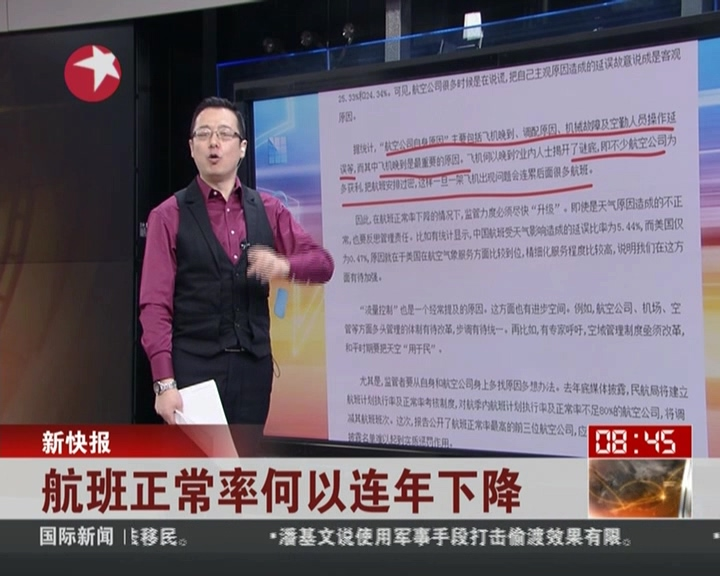
//> input picture source/1.jpg, 720 x 576 px
$ ./Main   (built with g++ and OpenCV 4)
//> lines starting //> are read from the running program, lines starting //| are printed output that depends on the picture; after the words box and inside, x2 and y2 are one past the last pixel; in counts of white or black regions, pixels touching at a corner belong together
### src/ImageProcess/Proimage_meanShift_1_fun/ObjectFinder.h
#if !defined OBJECTFINDER_H
#define OBJECTFINDER_H

#include<opencv2\core\core.hpp>
#include<opencv2\imgproc\imgproc.hpp>

class ObjectFinder
{
private:
	//calcBackProject的参数
	int HueChannels[1];
	cv::MatND histogram;
	float HueValueRanges[2];
	const float *HueBinRanges[1];


public:
	ObjectFinder()
	{
		HueChannels[0] = 0;
		HueValueRanges[0] = 0.0;
		HueValueRanges[1] = 180.0;
		HueBinRanges[0] = HueValueRanges;
	}
	//得到calcHist的直方图
	void setHistogram(cv::MatND hist)
	{
		histogram = hist;
	}
	//利用直方图对图像反向投影
	cv::Mat finder(const cv::Mat &image);
};

#endif

### src/ImageProcess/Proimage_meanShift_1_fun/ColorHistogram.h
#if !defined GETHISTOGRAM_H
#define GETHISTOGRAM_H

#include<opencv2\core\core.hpp>
#include<opencv2\imgproc\imgproc.hpp>

class GetHistogram
{
private:
	//calchist中的参数
	int HueChannels[1];

	int HueHistSize[1] ;

	float HueValueRanges[2];

	const float *HueBinRanges[1] ;

public:
	GetHistogram()
	{
		HueChannels[0] = 0;

		HueHistSize[0] = 180;

		HueValueRanges[0] = 0.0;
		HueValueRanges[1] = 180.0;

		HueBinRanges[0] = HueValueRanges;
	}
	//获得色相的直方图
	cv::MatND getHueHistogram(const cv::Mat &image, int minSaturation);
};

#endif

### src/ImageProcess/Proimage_meanShift_1_fun/stdafx.h
// stdafx.h : include file for standard system include files,
// or project specific include files that are used frequently, but
// are changed infrequently
//

#pragma once

#include "targetver.h"

#include <stdio.h>
#include <tchar.h>


// TODO: reference additional headers your program requires here

### src/ImageProcess/Proimage_meanShift_1_fun/ObjectFinder.cpp
#include "stdafx.h"
#include"ObjectFinder.h"

cv::Mat ObjectFinder::finder(const cv::Mat &image)
{
	cv::Mat backProject;
	cv::Mat hsv;
	std::vector<cv::Mat> hue;
	cv::cvtColor(image, hsv, CV_BGR2HSV);
	cv::split(hsv, hue);
	cv::calcBackProject(&hue[1],
		1,
		HueChannels,
		histogram,
		backProject,
		HueBinRanges,
		255.0
		);
	return backProject;
}

### src/ImageProcess/Proimage_meanShift_1_fun/ColorHistogram.cpp
#include "stdafx.h"
#include"ColorHistogram.h"

//获得色相的直方图
cv::MatND GetHistogram::getHueHistogram(const cv::Mat &image, int minSaturation)
{
	cv::MatND hist;
	cv::Mat hsv;
	cv::cvtColor(image, hsv, CV_BGR2HSV);
	std::vector<cv::Mat> hue;
	cv::split(image, hue);
	cv::Mat mask;
	//将低饱和度的像素从掩码中去掉
	if (minSaturation > 0)
		cv::threshold(hue[1], mask, minSaturation, 255, cv::THRESH_BINARY);
	cv::calcHist(&hue[0],
		1,
		HueChannels,
		mask,
		hist,
		1,
		HueHistSize,
		HueBinRanges
		);
	return hist;
}

### src/ImageProcess/Proimage_meanShift_1_fun/Main.cpp
#include "stdafx.h"
#include <opencv2\core\core.hpp>
#include<opencv2\highgui\highgui.hpp>
#include <opencv2\imgproc\imgproc.hpp>
#include <opencv2\video\video.hpp>

#include "ColorHistogram.h"
#include "ObjectFinder.h"

int main(void)
{
	GetHistogram gh;
	ObjectFinder of;
	cv::Mat img1, img2;
	cv::Mat imgROI;
	cv::Mat histogram;
	cv::Mat backProject;

	img1 = cv::imread("..\\..\\..\\source\\1.jpg");
//> img1 is the input picture: 576 rows x 720 cols, CV_8UC3; mean B, G, R 115, 103.2, 114.9
	if(!img1.data)
		return 0;

	imgROI = img1(cv::Rect(80,300,35,40));
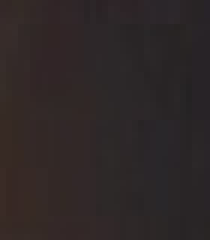
//> imgROI: 40 rows x 35 cols, CV_8UC3 (shown 6 times larger); mean B, G, R 39.2, 39, 46.4
	cv::rectangle(img1,cv::Rect(110,260,35,40),cv::Scalar(0,0,255));
//> img1: 576 rows x 720 cols, CV_8UC3; 146 pixels changed, all inside (x1, y1, x2, y2) = (110, 260, 145, 300)
	cv::namedWindow("img1");
	cv::imshow("img1", img1);
	//获得imgROI的直方图
	histogram = gh.getHueHistogram(imgROI, 65);
//> in getHueHistogram, `cv::cvtColor(image, hsv, CV_BGR2HSV);`: hsv: 40 rows x 35 cols, CV_8UC3; mean H, S, V 97.9, 43.4, 46.4
//> in getHueHistogram, `cv::threshold(hue[1], mask, minSaturation, 255, cv::THRESH_BINARY);`: mask: 40 rows x 35 cols, CV_8UC1; every value is 0
//> in getHueHistogram, `cv::calcHist(&hue[0], 1, HueChannels, mask, hist, 1, HueHistSize, HueB..`: hist = 180 values from 0 to 0
//> histogram = 180 values from 0 to 0
	cv::normalize(histogram,histogram,1.0);
	of.setHistogram(histogram);
	//获取并处理第二幅图像
	cv::Mat hsv;
	std::vector<cv::Mat> hue;
	img2 = cv::imread("..\\..\\..\\source\\2.jpg");
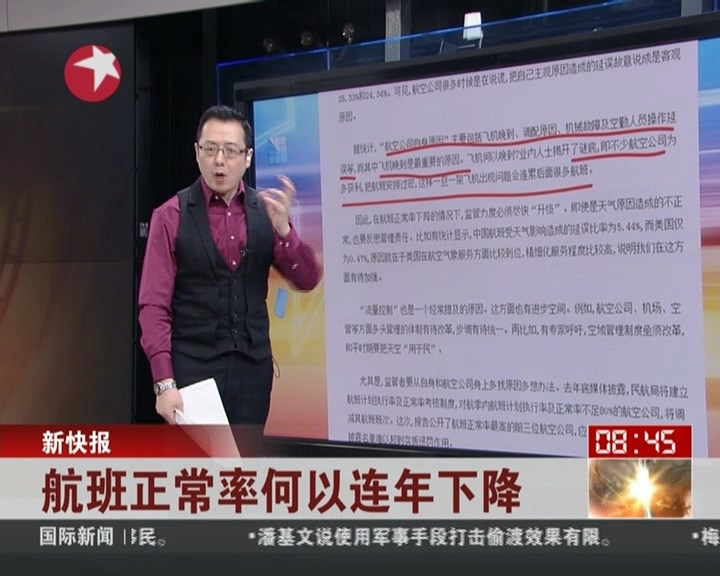
//> input picture source/2.jpg, 720 x 576 px
//> img2 is the input picture: 576 rows x 720 cols, CV_8UC3; mean B, G, R 114.9, 103.7, 115
	cv::cvtColor(img2, hsv, CV_BGR2HSV);
//> hsv: 576 rows x 720 cols, CV_8UC3; mean H, S, V 100.9, 62.5, 126.2
	cv::split(hsv, hue);
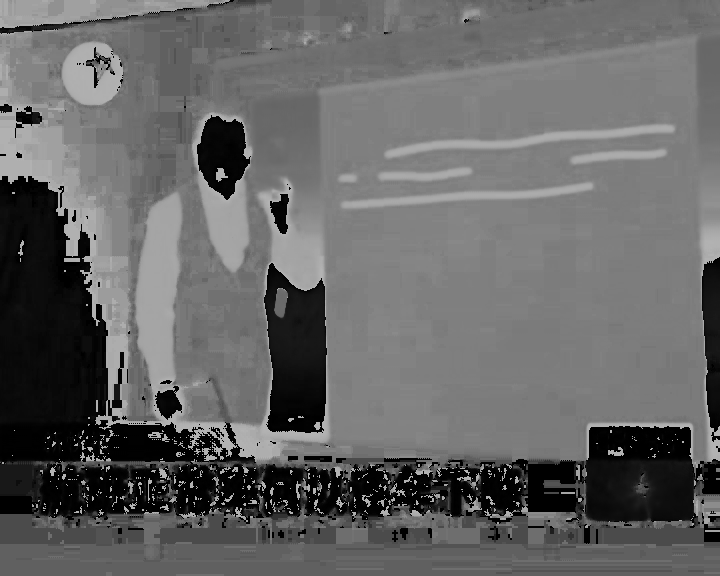
//> hue[0]: 576 rows x 720 cols, CV_8UC1; min 0, max 179, mean 100.9
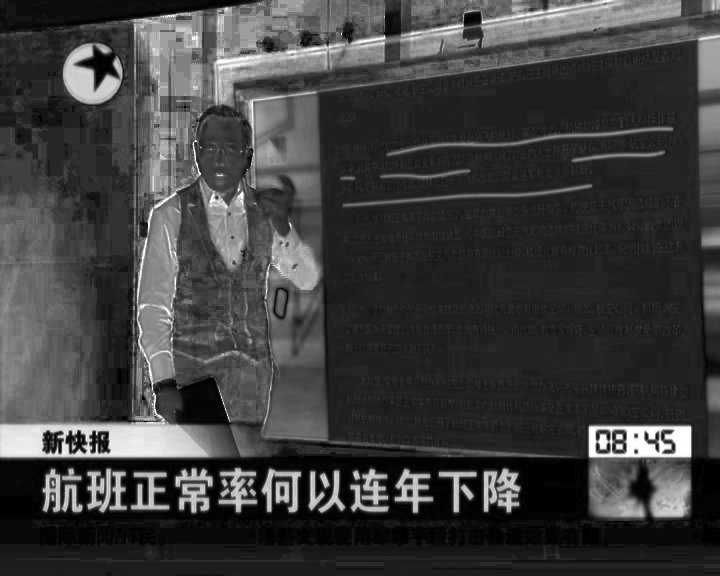
//> hue[1]: 576 rows x 720 cols, CV_8UC1; min 0, max 255, mean 62.5
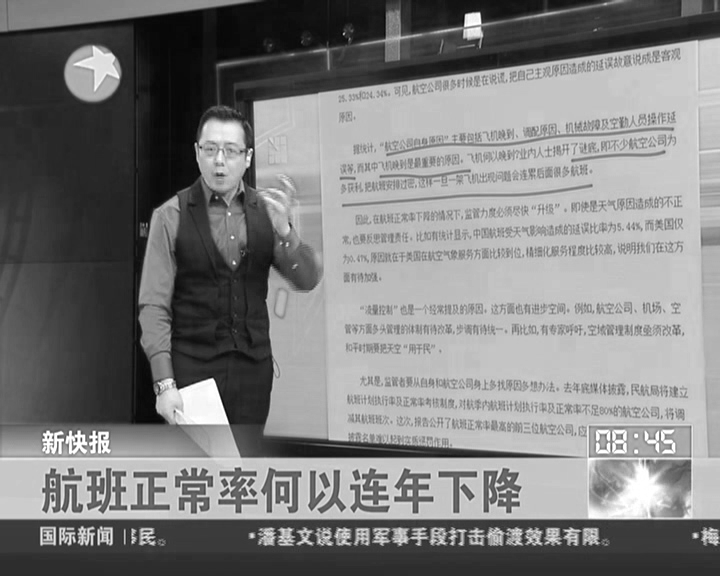
//> hue[2]: 576 rows x 720 cols, CV_8UC1; min 4, max 255, mean 126.2
	cv::threshold(hue[1], hue[1], 65, 255, cv::THRESH_BINARY);//这个是为了将低饱和度的图像从反向投影结果中剔除
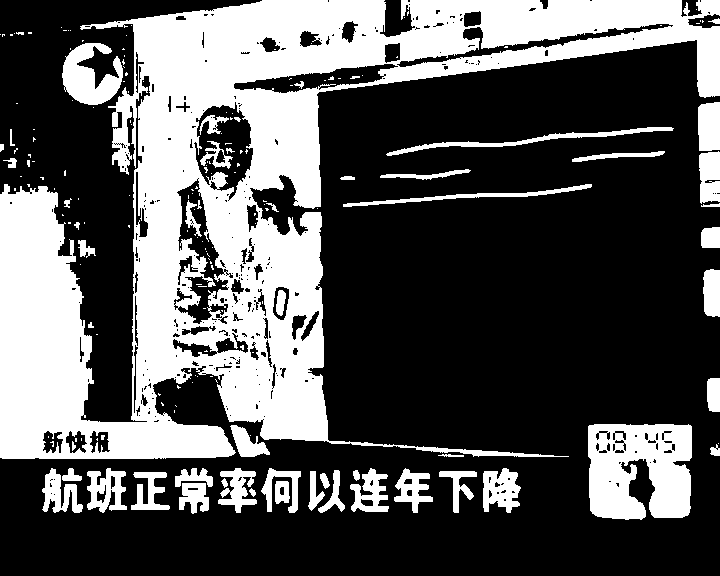
//> hue[1]: 576 rows x 720 cols, CV_8UC1; 34.1% white; 183 white regions (128 under 20 px), largest, box (x1, y1, x2, y2) and area: (0, 0, 720, 459) 111398, (588, 424, 692, 520) 8141, (62, 43, 123, 105) 2272
	//对于第二幅图进行反向投影，使用第一幅图ROI的直方图
	backProject = of.finder(img2);
//> in finder, `cv::calcBackProject(&hue[1], 1, HueChannels, histogram, backProject, H..`: backProject: 576 rows x 720 cols, CV_8UC1; every value is 0
	cv::bitwise_and(backProject, hue[1], backProject);
	cv::namedWindow("backProject");
	cv::imshow("backProject",backProject);
	//均值漂移
	cv::Rect rect(110,260,35,40);
	cv::rectangle(img2, rect, cv::Scalar(0,0,255));
	cv::TermCriteria criteria(cv::TermCriteria::MAX_ITER,10,0.01);//最大迭代次数是10，移动距离阈值是0.01
	cv::meanShift(backProject,rect,criteria);
	cv::rectangle(img2, rect, cv::Scalar(0,255,0));
//> img2: 576 rows x 720 cols, CV_8UC3; mean B, G, R 114.9, 103.8, 115
	cv::namedWindow("img2");
	cv::imshow("img2",img2);

	cv::waitKey(0);
	return 0;
}
